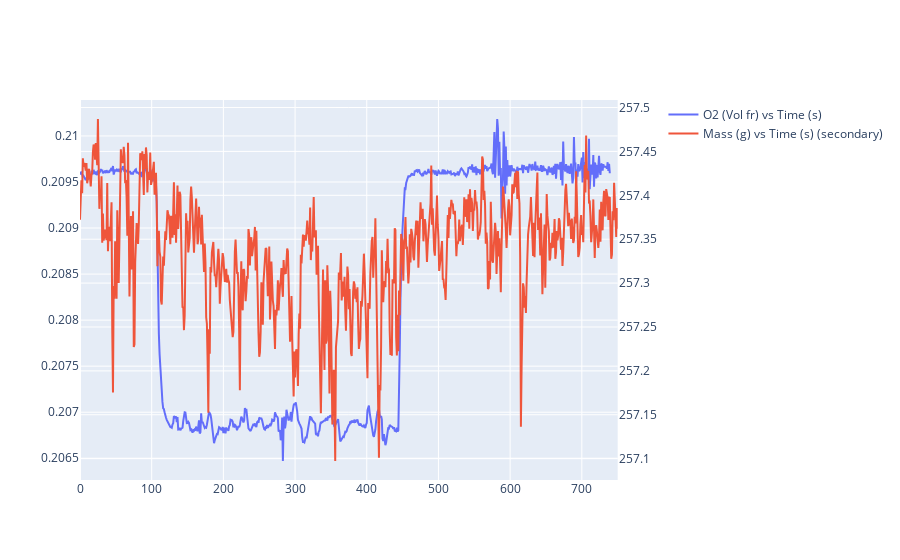

This figure's notebook cell:
### Markdown cell above
## Same file

### Code cell
# some basic setup
out = widgets.Output()

input_path = Path("../OUTPUT/")

folders = [Path(*x.parts[2:]) for x in list(input_path.rglob("./*/"))]

source_widget = widgets.Dropdown(options=folders, description="Source:")

metadata_files = list(Path(input_path / Path(source_widget.value)).glob("*.json"))

filename_widget = widgets.Dropdown(options=[str(x.stem).replace("_metadata", "") for x in metadata_files], description="Filename:")

data = pd.read_csv(input_path / Path(source_widget.value) / Path(filename_widget.value + "_data.csv"))

# UI code

def update_folder(event=None):
    # get test metadata
    global metadata_files
    metadata_files = list(Path(input_path / Path(source_widget.value)).glob("*.json"))

    global filename_widget
    if len(metadata_files) > 0:
        filename_widget = widgets.Dropdown(options=[str(x.stem).replace("_metadata", "") for x in metadata_files], description="Filename:")
        plot()
    else:
        filename_widget = widgets.Dropdown(options=["-"], description="Filename:")
        redraw_ui()
        

# Select X & Y axis
x_axis_widget = widgets.Dropdown(description='X axis:', options=data.columns)
y_axis_widget = widgets.Dropdown(description='Y axis:', options=data.columns)
sec_y_axis_widget = widgets.Dropdown(description='Sec. Y axis:', options=data.columns)
sec_x_axis_widget = widgets.Dropdown(description='Sec. X axis:', options=data.columns)

y_max = widgets.FloatText(description='Y max:', value=0)
y_min = widgets.FloatText(description='Y min:', value=0)
y_scale_enabled = widgets.Checkbox(description='Y scale:', value=False)
savgol_filter_enabled = widgets.Checkbox(description='Savgol filter', value=False)
derivative_enabled = widgets.Checkbox(description='Derivative', value=False)

sec_y_max = widgets.FloatText(description='Sec. Y max:', value=0)
sec_y_min = widgets.FloatText(description='Sec. Y min:', value=0)
sec_y_scale_enabled = widgets.Checkbox(description='Sec. Y scale:', value=False)
sec_savgol_filter_enabled = widgets.Checkbox(description='Savgol filter', value=False)
sec_derivative_enabled = widgets.Checkbox(description='Derivative', value=False)

update = widgets.Button(description="Plot", icon="check")

fig = make_subplots(specs=[[{"secondary_y": True}]])
    
def redraw_ui():
    clear_output()

    primary_box = widgets.Box(children=[x_axis_widget, y_axis_widget, y_scale_enabled, y_min, y_max, savgol_filter_enabled, derivative_enabled])
    secondary_box = widgets.Box(children=[sec_x_axis_widget, sec_y_axis_widget, sec_y_scale_enabled, sec_y_min, sec_y_max, sec_savgol_filter_enabled, sec_derivative_enabled])
    vbox = widgets.VBox([source_widget, filename_widget, primary_box, secondary_box, update])

    display(vbox)

def plot(event=None):

    data = pd.read_csv(input_path / Path(source_widget.value) / Path(filename_widget.value + "_data.csv"))
    
    x_axis_widget.options = data.columns
    y_axis_widget.options = data.columns

    sec_y_axis_widget.options = data.columns
    sec_x_axis_widget.options = data.columns

    redraw_ui()

    y_data = data[y_axis_widget.value]
    x_data = data[x_axis_widget.value]

    sec_y_data = data[sec_y_axis_widget.value]
    sec_x_data = data[sec_x_axis_widget.value]

    if derivative_enabled.value:
        y_data = np.gradient(y_data, x_data)
    if sec_derivative_enabled.value:
        sec_y_data = np.gradient(sec_y_data, x_data)

    # Optionally add savgol filter to the data
    if savgol_filter_enabled.value:
        y_data = scipy.signal.savgol_filter(y_data, 21, 3)
    if sec_savgol_filter_enabled.value:
        sec_y_data = scipy.signal.savgol_filter(sec_y_data, 21, 3)

    fig = make_subplots(specs=[[{"secondary_y": True}]])

    if y_axis_widget.value != x_axis_widget.value:
        fig.add_trace(go.Scatter(x=x_data, y=y_data, mode='lines', name=f"{y_axis_widget.value} vs {x_axis_widget.value}"), secondary_y=False)
        if y_scale_enabled.value:
            fig.update_yaxes(range=[y_min.value, y_max.value], autorange=False)
    
    if sec_y_axis_widget.value != sec_x_axis_widget.value:
        fig.add_trace(go.Scatter(x=sec_x_data, y=sec_y_data, mode='lines', name=f"{sec_y_axis_widget.value} vs {sec_x_axis_widget.value} (secondary)"), secondary_y=True)
        if sec_y_scale_enabled.value:
            fig.update_yaxes(range=[sec_y_min.value, sec_y_max.value], secondary_y=True, autorange=False)

    fig.show()

# TODO: also allow setting the scale for each axis

filename_widget.observe(plot, names="value")
source_widget.observe(update_folder, names="value")

update.on_click(plot)

plot()

### Figure 1 — Plotly figure (JSON) as saved in the notebook; plotly's stock layout.template omitted (floating-point values rounded to 4 significant figures; data arrays with more than 128 entries replaced by an {"elided": "..."} marker saying what was removed)
{"data": [{"mode": "lines", "name": "O2 (Vol fr) vs Time (s)", "type": "scatter", "x": {"elided": "751 int values"}, "xaxis": "x", "y": {"elided": "751 float values"}, "yaxis": "y"}, {"mode": "lines", "name": "Mass (g) vs Time (s) (secondary)", "type": "scatter", "x": {"elided": "751 int values"}, "xaxis": "x", "y": {"elided": "751 float values"}, "yaxis": "y2"}], "layout": {"xaxis": {"anchor": "y", "domain": [0, 0.94]}, "yaxis": {"anchor": "x", "domain": [0, 1]}, "yaxis2": {"anchor": "x", "overlaying": "y", "side": "right"}}}
